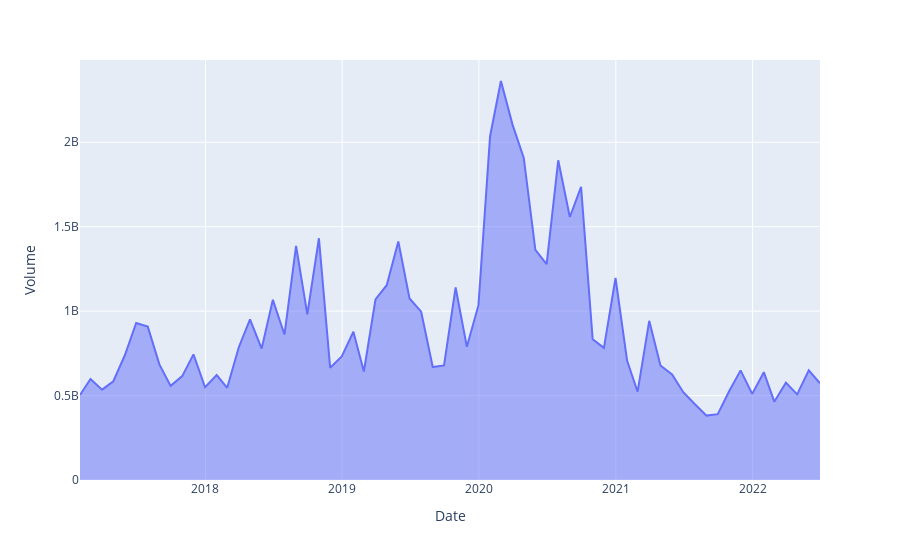

Notebook code cell kept with this figure:
### Code cell
px.area(dfres, x='Date',y='Volume')
